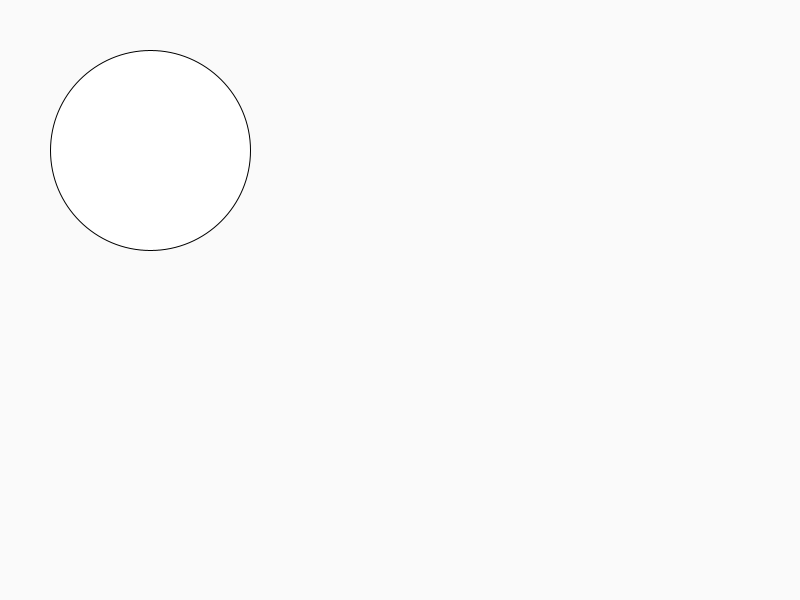
Frame 1 (no input)
Frame 60 (the mouse pressed at the canvas centre just before this capture): identical to frame 1, image omitted
Frame 120 (the mouse held since frame 60 and released just before this capture): identical to frame 1, image omitted

The Processing sketch that drew this single still picture (run headless with seeded random() and noise(); from frame 60 on, the mouse is pressed at the canvas centre):

// Processing sketch: pathFinderForm
// ── pathFinderForm.pde
Form f = new Form();

void setup() {
  size(800, 600);
}

void draw() {
  background(250);
  f.draw();
}

// ── Form.pde
class Form {
  ArrayList<Vertex> vertices;
  Form() {
    vertices = new ArrayList<Vertex>();

    float w, h;
    w = h = 200;
    float x, y; 
    x = width/2;
    y = height/2;
    float kappa = 0.5522848;
    float ox = (w / 2) * kappa;
    float oy = (h / 2) * kappa;
    float ox2 = (w / 2) * kappa;
    float oy2 = (h / 2) * kappa;
    float xe = x + w;
    float ye = y + h;
    float xm = x + w / 2;
    float ym = y + h / 2;
    vertices.add(new Vertex(x, ym));
    vertices.add(new Bezier(x, ym - oy, xm - ox, y, xm, y));
    vertices.add(new Bezier(xm + ox2, y, xe, ym - oy2, xe, ym));
    vertices.add(new Bezier(xe, ym + oy, xm + ox, ye, xm, ye));
    vertices.add(new Bezier(xm - ox2, ye, x, ym + oy2, x, ym));
  }
  void update() {
  }

  void draw() {
    beginShape();
    for (int i = 0; i < vertices.size (); i++) {
      Vertex v = vertices.get(i);
      if (v instanceof Bezier) {
        Bezier b = (Bezier) v;
        bezierVertex(b.c1x, b.c1y, b.c2x, b.c2y, b.x, b.y);
      } else if (v instanceof Vertex) {
        vertex(v.x, v.y);
      }
    }
    endShape();
  }
}

class Vertex {
  float x, y;
  Vertex(float x, float y) {
    this.x = x; 
    this.y = y;
  }
}

class Bezier extends Vertex {
  float c1x, c1y, c2x, c2y;
  Bezier(float x, float y) {
    super(x, y);
    this.c1x = this.c2x = x;
    this.c1y = this.c2y = y;
  }
  Bezier(float c1x, float c1y, float c2x, float c2y, float x, float y) {
    super(x, y);
    this.c1x = c1x; 
    this.c1y = c1y;
    this.c2x = c2x;
    this.c2y = c2y;
  }
}
